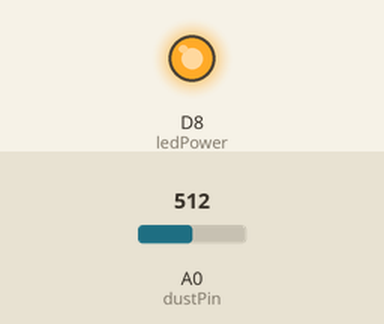
Simulated run of this sketch. Board: ESP8266 (NodeMCU). Shown: output pins drawn as LEDs (lit = HIGH). The inputs (shaded band) are chosen by the test bench; at power-on: A0 (dustPin) = 512. What the sketch prints to the serial monitor is not drawn.

Above: at 0.1 s.
Timing chart, 0 to 1.6 s (numbered marks = the images above):
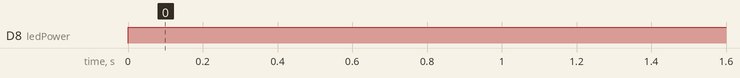

Measured:
- by itself, D8 (ledPower): LOW → HIGH at 0.00 s

The sketch:

GP2Y1014AU.ino
```cpp
int dustPin=A0;
float dustVal=0;

int ledPower=D8;
int delayTime=280;
int delayTime2=40;
float offTime=9680;
void setup(){
Serial.begin(115200);
pinMode(ledPower,OUTPUT);
pinMode(dustPin, INPUT);
}

void loop(){
// ledPower is any digital pin on the arduino connected to Pin 3 on the sensor
digitalWrite(ledPower,LOW);
delayMicroseconds(delayTime);
dustVal=analogRead(dustPin);
delayMicroseconds(delayTime2);
digitalWrite(ledPower,HIGH);
delayMicroseconds(offTime);

delay(1000);
//if (dustVal>36.455)
Serial.println((float(dustVal/1024)-0.0356)*120000*0.035);
}
```
